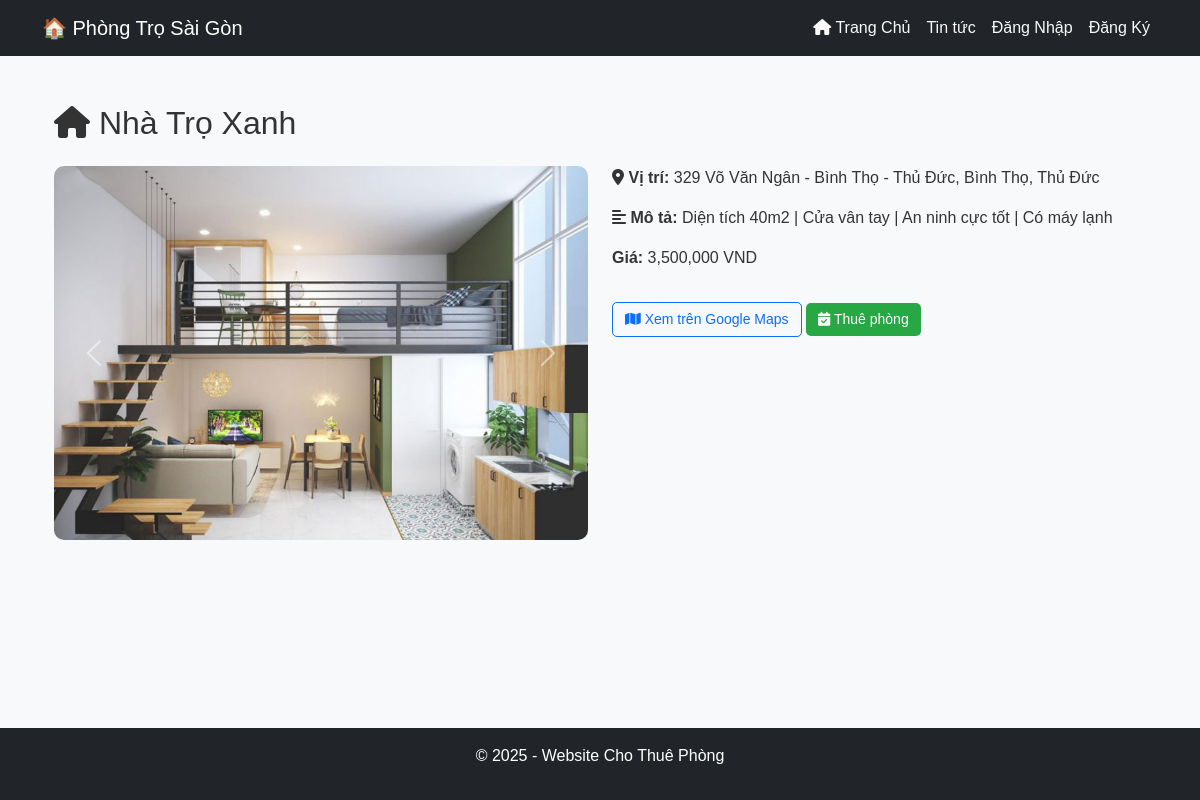
The page /user/room_details.php?id=31 on the database its author committed.
### tables this page shows
CREATE TABLE `rooms` (
  `id` int(11) NOT NULL,
  `owner_id` int(11) NOT NULL,
  `title` varchar(255) NOT NULL,
  `description` text DEFAULT NULL,
  `price` decimal(10,2) NOT NULL,
  `location` varchar(255) NOT NULL,
  `status` enum('pending','approved','rejected','waiting_for_payment') DEFAULT 'pending',
  `created_at` timestamp NOT NULL DEFAULT current_timestamp(),
  `image` varchar(225) DEFAULT NULL,
  `discount_price` decimal(10,2) DEFAULT NULL,
  `district` varchar(50) NOT NULL,
  `ward` varchar(50) NOT NULL,
  `latitude` double NOT NULL,
  `longitude` double NOT NULL,
  `payment_proof` varchar(255) DEFAULT NULL
);

### user/room_details.php (the view, shortened to what this page needs)
<?php
include '../config/db_connect.php';
include '../partials/header.php';
$room_id = $_GET['id'];
$sql = "SELECT * FROM rooms WHERE id = ?";
$stmt = $conn->prepare($sql);
$stmt->bind_param("i", $room_id);
$stmt->execute();
$result = $stmt->get_result();
$room = $result->fetch_assoc();
$sql_images = "SELECT image FROM room_images WHERE room_id = ?";
$stmt_images = $conn->prepare($sql_images);
$stmt_images->bind_param("i", $room_id);
$stmt_images->execute();
$result_images = $stmt_images->get_result();
$images = [];
while ($img = $result_images->fetch_assoc()) {
    $images[] = (strpos($img['image'], '/ckfinder/') === 0)
        ? 'http://localhost' . $img['image']
        : '../assets/images/' . $img['image'];
}
?>
<div class="container mt-4">
    <h2><i class="fas fa-home"></i> <?= htmlspecialchars($room['title']) ?></h2>
    <div class="row mt-4">
        <div class="col-md-6">
            <?php if (count($images) > 0): ?>
                <div id="carouselImages" class="carousel slide" data-bs-ride="carousel">
                    <div class="carousel-inner">
                        <?php foreach ($images as $index => $imgPath): ?>
                            <div class="carousel-item <?= $index === 0 ? 'active' : '' ?>">
                                <img src="<?= htmlspecialchars($imgPath) ?>" class="d-block w-100" style="max-height: 400px; object-fit: cover;">
                            </div>
                        <?php endforeach; ?>
                    </div>
                    <button class="carousel-control-prev" type="button" data-bs-target="#carouselImages" data-bs-slide="prev">
                        <span class="carousel-control-prev-icon"></span>
                    </button>
                    <button class="carousel-control-next" type="button" data-bs-target="#carouselImages" data-bs-slide="next">
                        <span class="carousel-control-next-icon"></span>
                    </button>
                </div>
            <?php else: ?>
                <img src="../assets/images/default.jpg" class="img-fluid" alt="No image">
            <?php endif; ?>
        </div>
        <div class="col-md-6">
            <p><strong><i class="fas fa-map-marker-alt"></i> Vị trí:</strong> <?= htmlspecialchars($room['location']) ?>, <?= htmlspecialchars($room['ward']) ?>, <?= htmlspecialchars($room['district']) ?></p>
            <p><strong><i class="fas fa-align-left"></i> Mô tả:</strong> <?= nl2br(htmlspecialchars($room['description'])) ?></p>
            <?php if (!empty($room['discount_price']) && $room['discount_price'] > 0): ?>
                <p><strong>Giá KM:</strong> <span class="text-danger"><?= number_format($room['discount_price']) ?> VND</span></p>
                <p><strong>Giá gốc:</strong> <del><?= number_format($room['price']) ?> VND</del></p>
            <?php else: ?>
                <p><strong>Giá:</strong> <?= number_format($room['price']) ?> VND</p>
            <?php endif; ?>
            <?php if (!empty($room['latitude']) && !empty($room['longitude'])): ?>
                <a href="https://www.google.com/maps?q=<?= $room['latitude'] ?>,<?= $room['longitude'] ?>" target="_blank" class="btn btn-outline-primary mt-3">
                    <i class="fas fa-map"></i> Xem trên Google Maps
                </a>
            <?php endif; ?>
            <a href="booking.php?id=<?= $room['id'] ?>" class="btn btn-success mt-3">
                <i class="fas fa-calendar-check"></i> Thuê phòng
            </a>
        </div>
    </div>
</div>
<?php include '../partials/footer.php'; ?>

### assets/css/style.css (style rules this page uses)
html, body { height: 100%; display: flex; flex-direction: column; }
.container { flex: 1; }
body { background: #ffffff; font-family: 'Poppins', sans-serif; color: #333; }
body { font-family: 'Poppins', sans-serif; background-color: #f8f9fa; }
.carousel-inner img { max-height: 450px; object-fit: cover; border-radius: 10px; }
.btn { font-size: 14px; border-radius: 5px; transition: 0.3s; }
.btn-success { background: #28a745; border: none; }

### rows shown on the page
rooms: title "Nhà Trọ Xanh", location "329 Võ Văn Ngân - Bình Thọ - Thủ Đức", ward "Bình Thọ", district "Thủ Đức", description "Diện tích 40m2 | Cửa vân tay | An ninh cực tốt | Có máy lạnh", price "3,500,000"
